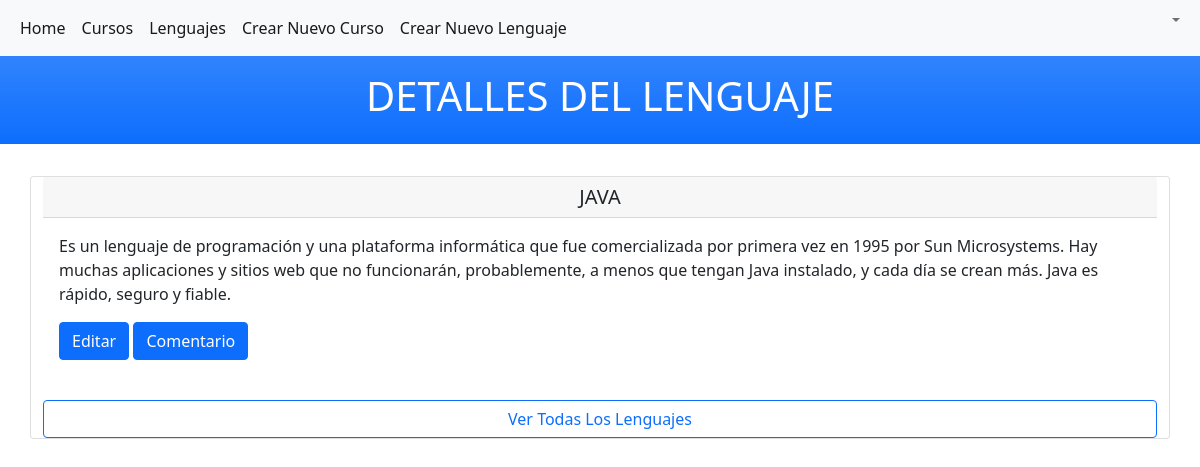
/cursosR/lenguaje/2 (signed in), run on the app's committed database.
### cursosR/models.py (models this page shows, shortened)
class LenguajeM(models.Model):
    Nom_Leng = models.CharField(max_length=20)
    Historia = models.TextField(max_length=300)

### cursosR/views.py (the view)
# urls.py: path('lenguaje/<int:pk>', lenguajePageDetail.as_view(), name='lenguaje_detalle'),
class lenguajePageDetail(LoginRequiredMixin, DetailView):
    template_name = 'lenguaje_detalle.html'
    model = LenguajeM
    context_object_name = 'Todos_Lenguajes'
    login_url = 'login'

### cursosR/templates/lenguaje_detalle.html
{% extends 'base.html' %}{% load crispy_forms_tags%}{% block content %}
<div class="p-3 mb-2 bg-primary bg-gradient text-white" > <h1> <center> DETALLES DEL LENGUAJE </center> </h1> </div><br>
<div class="card container">
    <h5 class="card-header"><center> {{Todos_Lenguajes.Nom_Leng}}</center></h5>
    <div class="card-body">
        <p class="card-text">{{Todos_Lenguajes.Historia}}</p>
        <div class="d-grid gap-2 d-md-block">
            {% if user.is_superuser %}
                <a href="{% url 'lenguaje_editar' Todos_Lenguajes.pk %}" class="btn btn-primary   btn-xs"> Editar </a>
            {% endif %}
            <a href="{% url 'comentarios' Todos_Lenguajes.pk  %}" class="btn btn-primary btn-xs"> Comentario </a>
        </div>
    </div>
    <br>
    <a class="btn btn-outline-primary btn-xs justify-content-md-end" href="{% url 'lenguaje' %}"> Ver Todas Los Lenguajes </a>
</div>
{% endblock content %}

### data on the page
LenguajeM: Nom_Leng "JAVA", Historia "Es un lenguaje de programación y una plataforma informática que fue comercializada por primera vez en 1995 por Sun Microsystems. Hay muchas aplicaciones y sitios web que no funcionarán, probablemente, a menos que tengan Java instalado, y cada día se crean más. Java es rápido, seguro y fiable."
